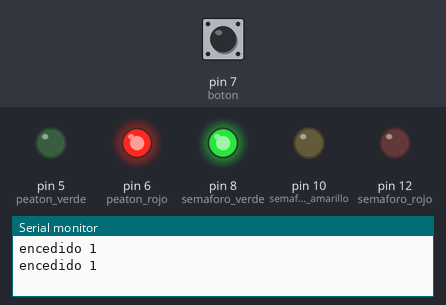
Simulated run of this sketch. Board: Arduino Uno, built with avr-gcc and run on an emulated ATmega328P. On the bench: output pins drawn as LEDs (lit = HIGH), the last lines printed to the serial monitor. The test bench sets the inputs (shaded band); at power-on: pin 7 (boton) HIGH.

Above: at 21.6 s.
21.7 s: pin 7 (boton) pulled LOW for 3 s
At 23.3 s:
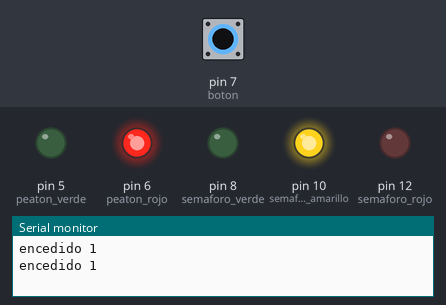
At 27.4 s:
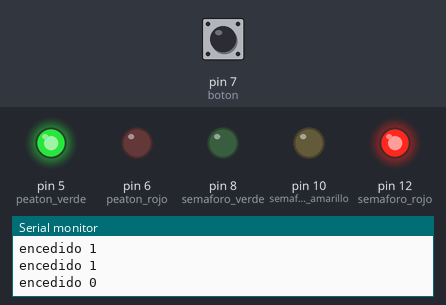
Timing chart, 0 to 28.9 s (numbered marks = the images above; inputs shaded):
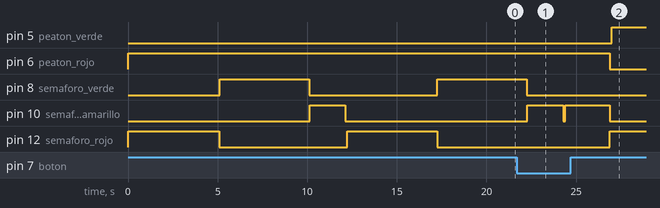

Measured:
- after the input at 21.7 s, pin 5 (peaton_verde): LOW → HIGH after 5.3 s; pin 6 (peaton_rojo): HIGH → LOW after 5.2 s; pin 8 (semaforo_verde): goes on until 22.3 s, then stays LOW

The sketch:

semaforopulsador.ino
```cpp
/***   Included libraries  ***/


/***   Global variables and function definition  ***/
const int semaforo_rojo = 12;
const int semaforo_amarillo = 10;
const int semaforo_verde = 8;
const int peaton_verde = 5;
const int peaton_rojo = 6;
const int boton = 7;
int pboton;


/***   Setup  ***/
void setup() {
    pinMode(semaforo_rojo, OUTPUT);
    pinMode(semaforo_amarillo, OUTPUT);
    pinMode(semaforo_verde, OUTPUT);
    pinMode(peaton_verde, OUTPUT);
    pinMode(peaton_rojo, OUTPUT);
    pinMode(boton, INPUT);
    Serial.begin(9600);

    digitalWrite(semaforo_verde, LOW);
    digitalWrite(semaforo_amarillo, LOW);
    digitalWrite(semaforo_rojo, HIGH);
    digitalWrite(peaton_rojo,HIGH);
    digitalWrite(peaton_verde, LOW);
}


/***   Loop  ***/
void loop() {
      pboton=digitalRead(boton);
      Serial.print("encedido " );
      Serial.println(pboton);
      delay (100);   //Para mayor estabilidad entre lecturas

      if(digitalRead(boton) == 0) {
        digitalWrite(semaforo_verde, LOW);
        digitalWrite(semaforo_amarillo, HIGH);
        digitalWrite(semaforo_rojo, LOW);
        digitalWrite(peaton_rojo, HIGH);
        digitalWrite(peaton_verde, LOW);
        delay(2500);
        digitalWrite(semaforo_rojo, HIGH);
        digitalWrite(semaforo_amarillo, LOW);
        digitalWrite(semaforo_verde, LOW);
        digitalWrite(peaton_rojo, LOW);
        delay(100);
        digitalWrite(peaton_verde, HIGH);
        delay(8000);
        digitalWrite(peaton_verde, LOW);
        digitalWrite(peaton_rojo, HIGH);
        digitalWrite(semaforo_rojo, LOW);
        digitalWrite(semaforo_amarillo, LOW);
        delay(500);
        digitalWrite(semaforo_verde, HIGH);
        delay(5000);
        digitalWrite(semaforo_verde, LOW);
        delay(50);

    }


     digitalWrite(semaforo_rojo, HIGH);// prendo
    delay(5000);
     digitalWrite(semaforo_rojo, LOW);//apago
      delay (15);
     digitalWrite(semaforo_verde, HIGH);
     delay(5000);
      digitalWrite(semaforo_verde, LOW);
     delay (15);
     digitalWrite(semaforo_amarillo, HIGH);
     delay(2000);
     digitalWrite(semaforo_amarillo, LOW);
     delay (15);


}
```
